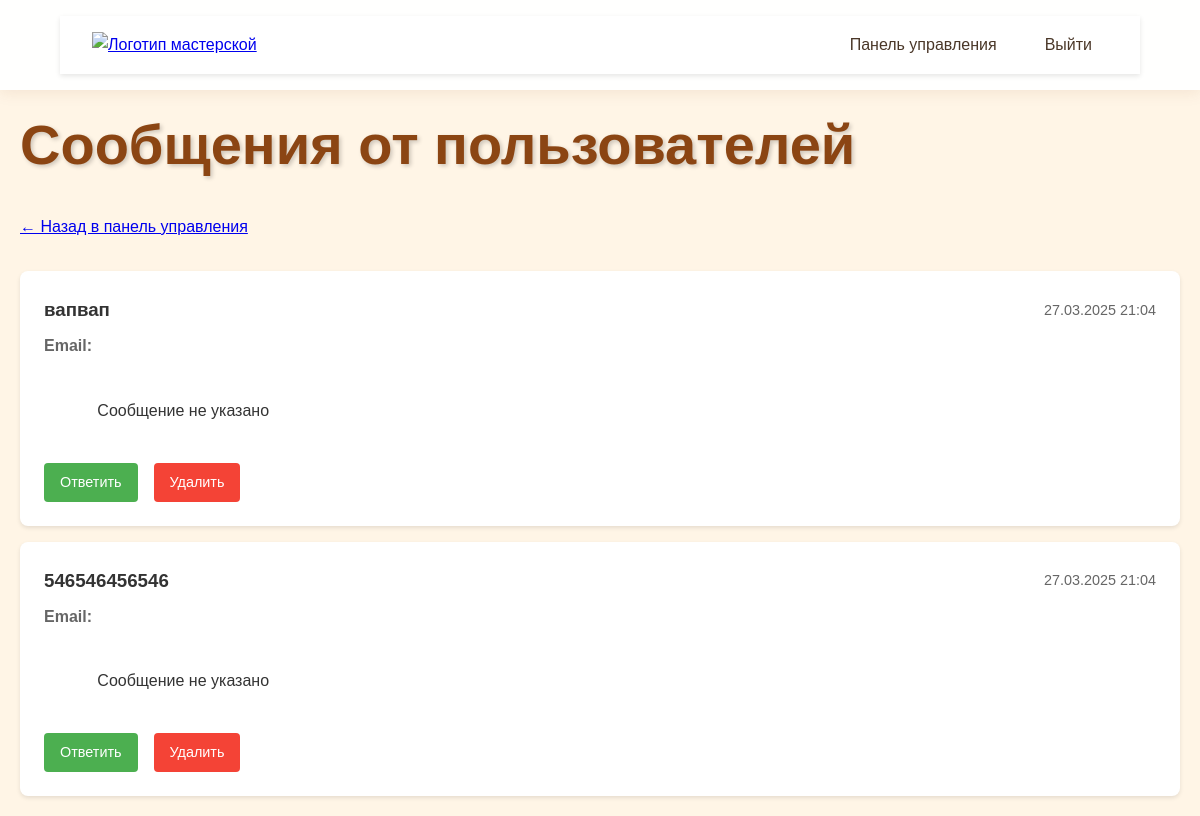
The page /admin/messages (signed in) on the database as committed earlier.
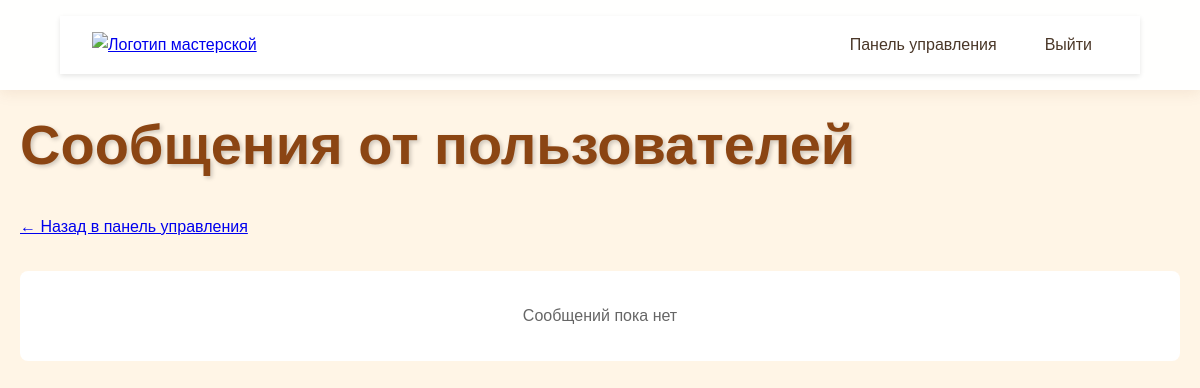
The same page on the database as committed later.
### app.py (models this page shows)
class Message(db.Model):
    id = db.Column(db.Integer, primary_key=True)
    name = db.Column(db.String(100), nullable=False)
    email = db.Column(db.String(120), nullable=False)
    phone = db.Column(db.String(20))
    message = db.Column(db.Text, nullable=False)
    created_at = db.Column(db.DateTime, default=datetime.utcnow)

### app.py (the view)
@app.route('/admin/messages')
@login_required
def admin_messages():
    messages = Message.query.order_by(Message.created_at.desc()).all()
    return render_template('admin/messages.html', messages=messages)

### app.py (called while the page is built)
@login_manager.user_loader
def load_user(user_id):
    return User.query.get(int(user_id))

### templates/admin/messages.html (shortened to what this page needs)
{% extends "admin/base.html" %}
{% block content %}
<div class="admin-header">
    <h1>Сообщения от пользователей</h1>
    <a href="{{ url_for('admin_dashboard') }}" class="back-btn">← Назад в панель управления</a>
</div>
<div class="messages-list">
    {% for message in messages %}
    <div class="message-card">
        <div class="message-header">
            <h3>{{ message.name }}</h3>
            <span class="message-date">{{ message.created_at.strftime('%d.%m.%Y %H:%M') }}</span>
        </div>
        <div class="message-email">
            <strong>Email:</strong> {{ message.email }}
        </div>
        <div class="message-content">
            {{ message.message }}
        </div>
        <div class="message-actions">
            <a href="mailto:{{ message.email }}" class="reply-btn">Ответить</a>
            <a href="{{ url_for('delete_message', id=message.id) }}"
               class="delete-btn"
               onclick="return confirm('Вы уверены, что хотите удалить это сообщение?')">
                Удалить
            </a>
        </div>
    </div>
    {% else %}
    <div class="no-messages">
        <p>Сообщений пока нет</p>
    </div>
    {% endfor %}
</div>
{% endblock %}

Rows that differ between the two databases and show on the page:
removed Message: name "вапвап", created_at "27.03.2025 21:04", message "Сообщение не указано"
removed Message: name "546546456546", created_at "27.03.2025 21:04", message "Сообщение не указано"
Other text that changed with them:
text now shown: "Сообщений пока нет"
